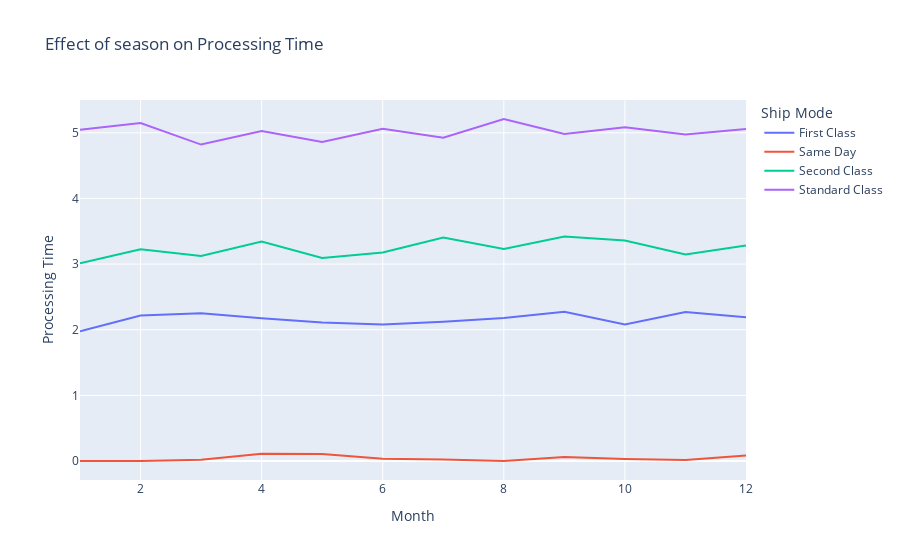

Here is the notebook cell this chart was saved with:
### Code cell
fig = px.line(monthly_performance, x='Month', y='Processing Time', color= 'Ship Mode', title= 'Effect of season on Processing Time')
fig.show()

### Figure 1 — Plotly figure (JSON) as saved in the notebook; plotly's stock layout.template omitted (floating-point values rounded to 4 significant figures)
{"data": [{"hovertemplate": "Ship Mode=First Class<br>Month=%{x}<br>Processing Time=%{y}<extra></extra>", "legendgroup": "First Class", "line": {"color": "#636efa", "dash": "solid"}, "mode": "lines", "name": "First Class", "orientation": "v", "showlegend": true, "type": "scatter", "x": [1, 2, 3, 4, 5, 6, 7, 8, 9, 10, 11, 12], "xaxis": "x", "y": [1.975, 2.217, 2.25, 2.173, 2.111, 2.079, 2.122, 2.179, 2.273, 2.079, 2.27, 2.192], "yaxis": "y"}, {"hovertemplate": "Ship Mode=Same Day<br>Month=%{x}<br>Processing Time=%{y}<extra></extra>", "legendgroup": "Same Day", "line": {"color": "#EF553B", "dash": "solid"}, "mode": "lines", "name": "Same Day", "orientation": "v", "showlegend": true, "type": "scatter", "x": [1, 2, 3, 4, 5, 6, 7, 8, 9, 10, 11, 12], "xaxis": "x", "y": [0, 0, 0.01852, 0.1111, 0.1064, 0.03448, 0.02222, 0, 0.05952, 0.03077, 0.01389, 0.08333], "yaxis": "y"}, {"hovertemplate": "Ship Mode=Second Class<br>Month=%{x}<br>Processing Time=%{y}<extra></extra>", "legendgroup": "Second Class", "line": {"color": "#00cc96", "dash": "solid"}, "mode": "lines", "name": "Second Class", "orientation": "v", "showlegend": true, "type": "scatter", "x": [1, 2, 3, 4, 5, 6, 7, 8, 9, 10, 11, 12], "xaxis": "x", "y": [3.012, 3.226, 3.125, 3.342, 3.092, 3.176, 3.403, 3.23, 3.421, 3.358, 3.145, 3.283], "yaxis": "y"}, {"hovertemplate": "Ship Mode=Standard Class<br>Month=%{x}<br>Processing Time=%{y}<extra></extra>", "legendgroup": "Standard Class", "line": {"color": "#ab63fa", "dash": "solid"}, "mode": "lines", "name": "Standard Class", "orientation": "v", "showlegend": true, "type": "scatter", "x": [1, 2, 3, 4, 5, 6, 7, 8, 9, 10, 11, 12], "xaxis": "x", "y": [5.046, 5.149, 4.821, 5.028, 4.861, 5.063, 4.926, 5.211, 4.983, 5.083, 4.974, 5.058], "yaxis": "y"}], "layout": {"legend": {"title": {"text": "Ship Mode"}, "tracegroupgap": 0}, "title": {"text": "Effect of season on Processing Time"}, "xaxis": {"anchor": "y", "domain": [0, 1], "title": {"text": "Month"}}, "yaxis": {"anchor": "x", "domain": [0, 1], "title": {"text": "Processing Time"}}}}
